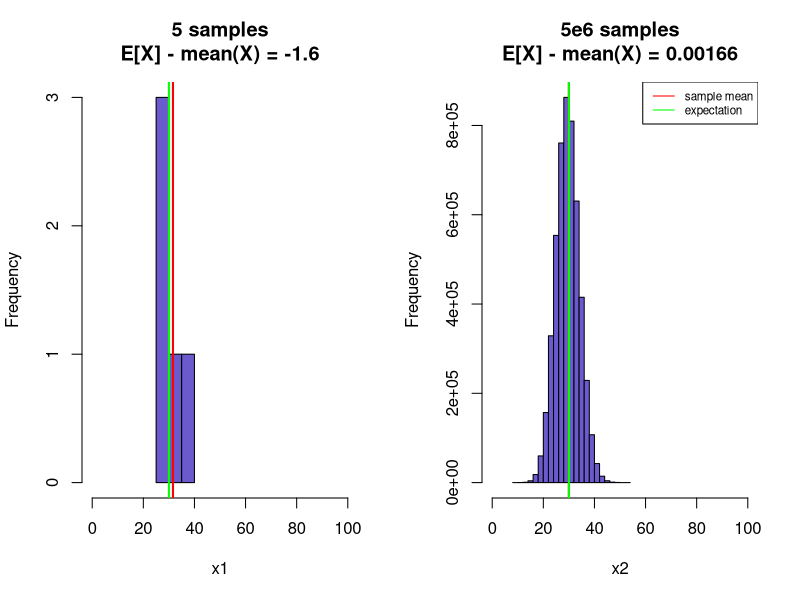
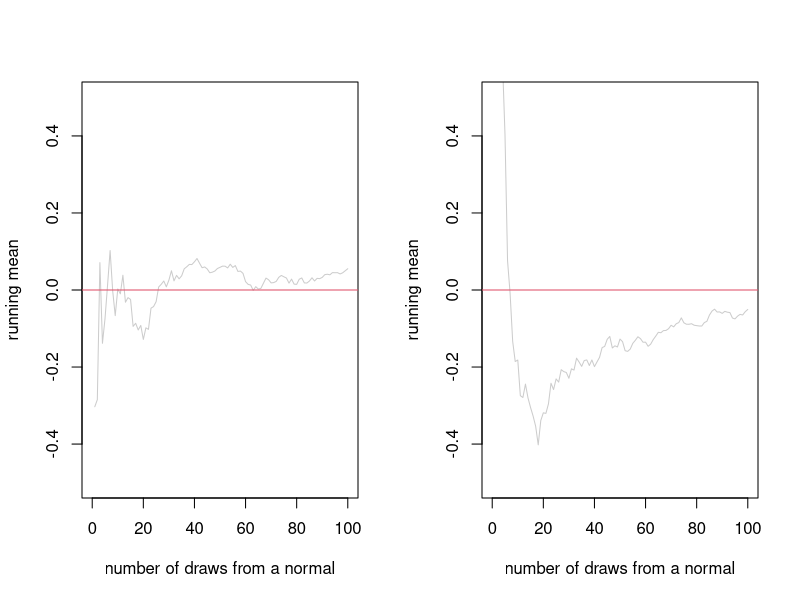
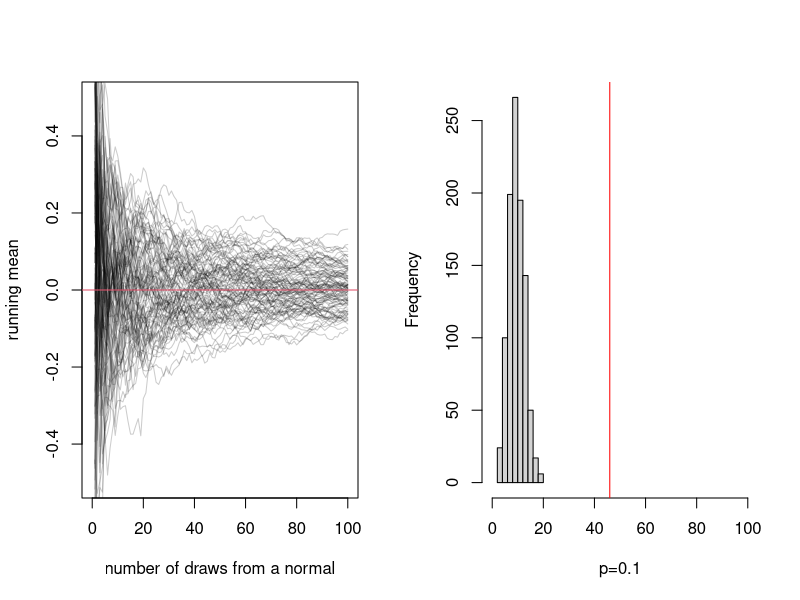
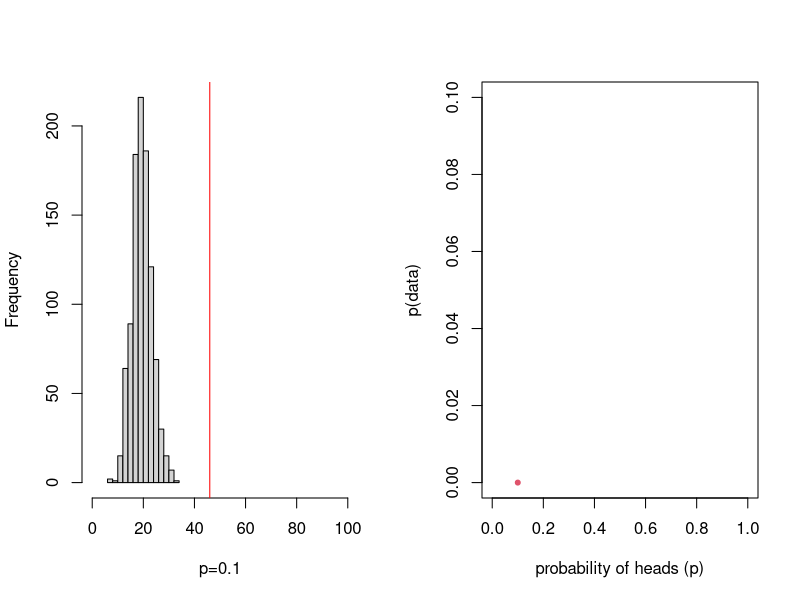
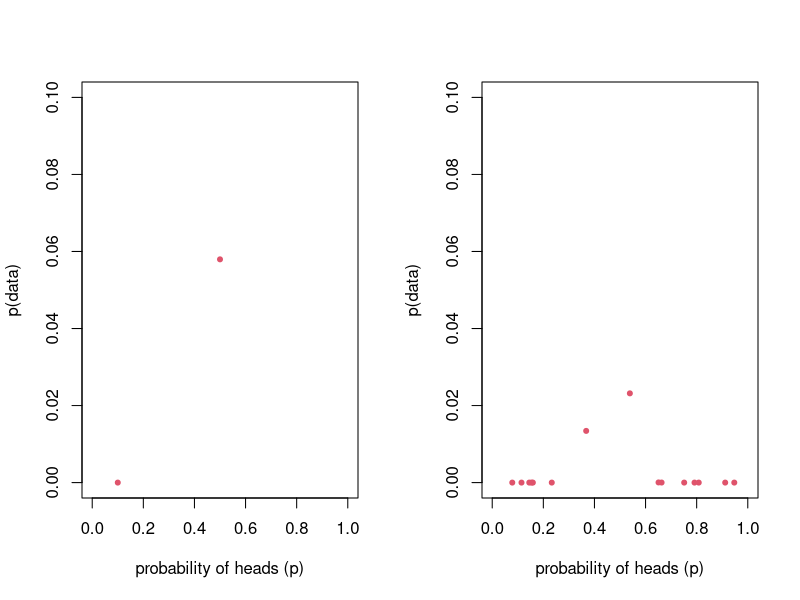
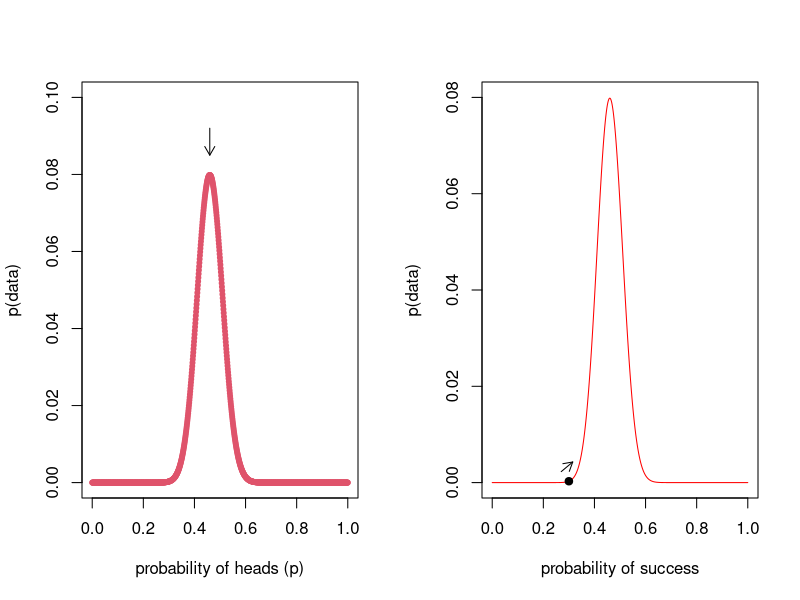
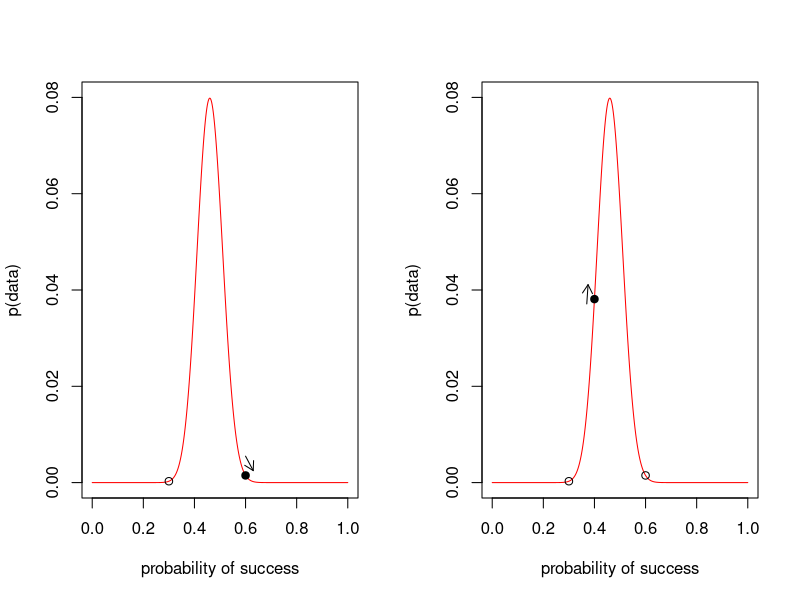
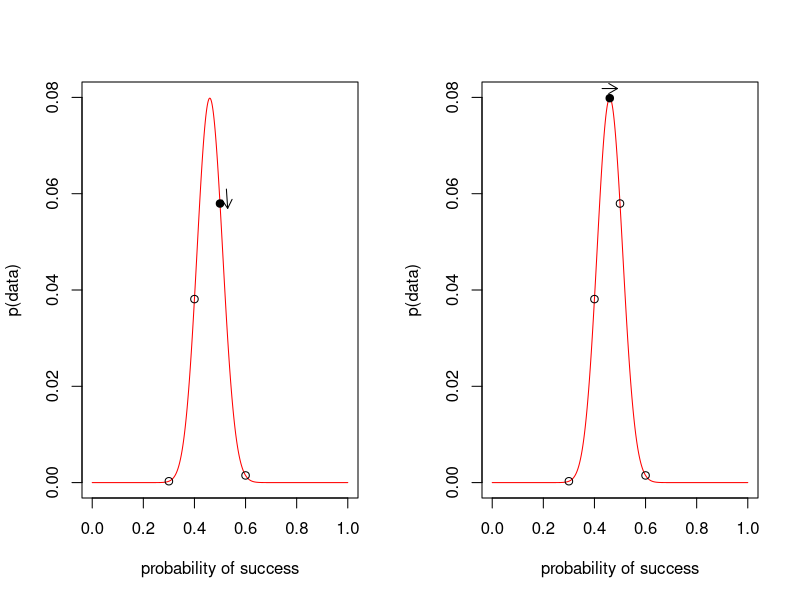

Here is the R script that generated these plots, in order:
## ---- chunk 1
	#set any global options
	options(digits=3)
	set.seed(123)
## ---- chunk 2
par(mfrow=c(1,2))
	x1 <- rbinom(5,size=100,prob=0.3)
	x2 <- rbinom(5e6,size=100,prob=0.3)
		hist(x1,col="slateblue",main=sprintf("5 samples\nE[X] - mean(X) = %s",signif(30-mean(x1),3)),xlim=c(0,100))
			abline(v=mean(x1),col="red",lwd=2)
			abline(v=100*0.3,col="green",lwd=2)
		hist(x2,col="slateblue",main=sprintf("5e6 samples\nE[X] - mean(X) = %s",signif(30-mean(x2),3)),xlim=c(0,100))
			abline(v=mean(x2),col="red",lwd=2)
			abline(v=100*0.3,col="green",lwd=2)
		legend(x="topright",lty=1,col=c("red","green"),legend=c("sample mean","expectation"),cex=0.7)
## ---- chunk 3
	draw.running.mean <- function(r,n){
		replicate(r,{
			x1 <- rnorm(n,mean=0,sd=0.5)
			x1.mean <- cumsum(x1)/(1:n)
			lines(1:n,x1.mean,col=adjustcolor(1,0.2))
		})
		return(invisible(0))
	}
	n <- 1e2
	plot(0,xlim=c(0,n),ylim=c(-0.5,0.5),type='n',
			xlab="number of draws from a normal",
			ylab="running mean")
		draw.running.mean(r = 1,n = 100)
		abline(h=0,col=2)
## ---- chunk 4
	n <- 1e2
	plot(0,xlim=c(0,n),ylim=c(-0.5,0.5),type='n',
			xlab="number of draws from a normal",
			ylab="running mean")
		draw.running.mean(r = 1,n = 100)
		abline(h=0,col=2)
## ---- chunk 5

	n <- 1e2
	plot(0,xlim=c(0,n),ylim=c(-0.5,0.5),type='n',
			xlab="number of draws from a normal",
			ylab="running mean")
		draw.running.mean(r = 100,n = n)
		abline(h=0,col=2)
## ---- chunk 6
n.heads <- 46
## ---- chunk 7
hist(rbinom(n=1000, size=100, prob=0.1), main="", xlab = 'p=0.1', xlim = c(0,100))
abline(v=46, col="red")
## ---- chunk 8
hist(rbinom(n=1000, size=100, prob=0.2), main="", xlab = 'p=0.1', xlim = c(0,100))
abline(v=46, col="red")
## ---- chunk 9
	p <- 0.1
	plot(p,dbinom(x=n.heads,size=100,p=p),xlim=c(0,1),ylim=c(0,0.1), xlab="probability of heads (p)",ylab="p(data)", pch=20,col=2)
## ---- chunk 10
	# calculate likelihood of the data if p = 0.1
	p <- c(0.1,0.5)
	plot(p,dbinom(x=n.heads,size=100,p=p), xlim=c(0,1),ylim=c(0,0.1),, xlab="probability of heads (p)",ylab="p(data)", pch=20,col=2)
## ---- chunk 11
	p <- runif(15,min=0,max=1)
	plot(p,dbinom(x=n.heads,size=100,p=p), xlim=c(0,1),ylim=c(0,0.1), xlab="probability of heads (p)",ylab="p(data)", pch=20,col=2)
## ---- chunk 12
	p <- seq(0,1,length.out=1e3) 
	plot(p,dbinom(x=n.heads,size=100,p=p), xlim=c(0,1),ylim=c(0,0.1), xlab="probability of heads (p)",ylab="p(data)", pch=20,col=2)
	arrows(x0=0.46,x1=0.46,y0=0.092,y1=0.085,length=0.1)
## ---- chunk 13
	# calculate likelihood of the data if p = 0.1
	p <- seq(0,1,length.out=1e3)
	plot(p,dbinom(x=n.heads,size=100,p=p),
		xlim=c(0,1),ylim=c(0,0.08),
		xlab="probability of success",ylab="p(data)",
		type='n')
		lines(p,dbinom(x=n.heads,size=100,p=p),col="red")
	 points(0.3,dbinom(x=n.heads,size=100,p=0.3),pch=19)
	 arrows(x0 = 0.3-0.03,x1 = 0.3 + 0.015,
	 		y0 = dbinom(x=n.heads,size=100,p=0.3) + 0.002,
	 		y1 = dbinom(x=n.heads,size=100,p=0.3) + 0.004,length=0.1)
## ---- chunk 14
	# calculate likelihood of the data if p = 0.1
	plot(p,dbinom(x=n.heads,size=100,p=p),
		xlim=c(0,1),ylim=c(0,0.08),
		xlab="probability of success",ylab="p(data)",
		type='n')
		lines(p,dbinom(x=n.heads,size=100,p=p),col="red")
	 points(0.3,dbinom(x=n.heads,size=100,p=0.3))
	 points(0.6,dbinom(x=n.heads,size=100,p=0.6),pch=19)
	 arrows(x0 = 0.6,x1 = 0.6 + 0.03,
	 		y0 = dbinom(x=n.heads,size=100,p=0.6) + 0.004,
	 		y1 = dbinom(x=n.heads,size=100,p=0.6) + 0.001,length=0.1)
## ---- chunk 15
	# calculate likelihood of the data if p = 0.1
	plot(p,dbinom(x=n.heads,size=100,p=p),
		xlim=c(0,1),ylim=c(0,0.08),
		xlab="probability of success",ylab="p(data)",
		type='n')
		lines(p,dbinom(x=n.heads,size=100,p=p),col="red")
	 points(0.3,dbinom(x=n.heads,size=100,p=0.3))
	 points(0.6,dbinom(x=n.heads,size=100,p=0.6))
	 points(0.4,dbinom(x=n.heads,size=100,p=0.4),pch=19)
	 arrows(x0 = 0.4-0.03,x1 = 0.4 - 0.025,
	 		y0 = dbinom(x=n.heads,size=100,p=0.4) - 0.001,
	 		y1 = dbinom(x=n.heads,size=100,p=0.4) + 0.003,length=0.1)
## ---- chunk 16
	# calculate likelihood of the data if p = 0.1
	plot(p,dbinom(x=n.heads,size=100,p=p),
		xlim=c(0,1),ylim=c(0,0.08),
		xlab="probability of success",ylab="p(data)",
		type='n')
		lines(p,dbinom(x=n.heads,size=100,p=p),col="red")
	 points(0.3,dbinom(x=n.heads,size=100,p=0.3))
	 points(0.6,dbinom(x=n.heads,size=100,p=0.6))
	 points(0.4,dbinom(x=n.heads,size=100,p=0.4))
	 points(0.5,dbinom(x=n.heads,size=100,p=0.5),pch=19)
	 arrows(x0 = 0.5+0.025,x1 = 0.5 + 0.03,
	 		y0 = dbinom(x=n.heads,size=100,p=0.5) + 0.003,
	 		y1 = dbinom(x=n.heads,size=100,p=0.5) - 0.001,length=0.1)
## ---- chunk 17
	# calculate likelihood of the data if p = 0.1
	plot(p,dbinom(x=n.heads,size=100,p=p),
		xlim=c(0,1),ylim=c(0,0.08),
		xlab="probability of success",ylab="p(data)",
		type='n')
		lines(p,dbinom(x=n.heads,size=100,p=p),col="red")
	 points(0.3,dbinom(x=n.heads,size=100,p=0.3))
	 points(0.6,dbinom(x=n.heads,size=100,p=0.6))
	 points(0.4,dbinom(x=n.heads,size=100,p=0.4))
	 points(0.5,dbinom(x=n.heads,size=100,p=0.5))
	 points(0.46,dbinom(x=n.heads,size=100,p=0.46),pch=19)
	 arrows(x0 = 0.46-0.03,x1 = 0.46 + 0.03,
	 		y0 = dbinom(x=n.heads,size=100,p=0.46) + 0.002,
	 		y1 = dbinom(x=n.heads,size=100,p=0.46) + 0.002,length=0.1)
## ---- chunk 18
p <- seq(0,1,length.out=1000)
likelihoods <- dbinom(x=37,size=57,p=p)
p[which.max(likelihoods)]
## ---- chunk 19
plot(p,likelihoods,xlab="p(heads)",ylab="p(data)")
	abline(v=p[which.max(likelihoods)],col=2)
	legend(x="topleft",lty=1,col=2,legend="MLE")
## ---- chunk 20
	l.binom <- function(p){
		binom.prob <- dbinom(x=46,size=100,prob=p)
		return(binom.prob)
	}
	mle <- optimize(f = l.binom,lower=0,upper=1,maximum=TRUE)
## ---- chunk 21
	plot(p,dbinom(x=n.heads,size=100,p=p),
		 xlab="probability of success",ylab="p(data)",type='n')
	lines(p,dbinom(x=n.heads,size=100,p=p),col="red")
	points(mle$maximum,mle$objective,pch=8,cex=2)
## ---- chunk 22
n.heads <- c(46,47,48)
## ---- chunk 23
dbinom(x=46, size=100, prob=0.5) * 
dbinom(x=47, size=100, prob=0.5) * 
dbinom(x=48, size=100, prob=0.5)
prod(dbinom(x=c(46,47,48) ,size=100, prob=0.5))
## ---- chunk 24
myObservations = rbinom(10,size=100,prob=0.5)
prod(dbinom(x=myObservations,size=100,prob=0.5))
## ---- chunk 25
myObservations = rbinom(50,size=100,prob=0.5)
prod(dbinom(x=myObservations,size=100,prob=0.5))
## ---- chunk 26
myObservations = rbinom(500,size=100,prob=0.5)
prod(dbinom(x=myObservations,size=100,prob=0.5))
## ---- chunk 27
heads <- rbinom(10,size=100,prob=0.5)
probs <- seq(0,1,length.out=50)
likelihood <- unlist(lapply(probs,function(p){prod(dbinom(heads,100,p))}))
log.likelihood <- unlist(lapply(probs,function(p){sum(dbinom(heads,100,p,log=TRUE))}))

par(mfrow=c(1,2))
	plot(probs,likelihood,main="likelihood",pch=20,xlab="p(heads)",ylab="likelihood")
	plot(probs,log.likelihood,main="log likelihood",pch=20,xlab="p(heads)",ylab="log likelihood")
## ---- chunk 28
n.heads <- rbinom(n=1e4,size=100,prob=0.7)
probs <- seq(0.001,0.999,length.out=50)
lnL1 <- sapply(probs,function(p){
			sum(dbinom(n.heads[1:100],100,p,log=TRUE))})

lnL2 <- sapply(probs,function(p){
			sum(dbinom(n.heads[1:1000],100,p,log=TRUE))})

lnL3 <- sapply(probs,function(p){
			sum(dbinom(n.heads[1:10000],100,p,log=TRUE))})
## ---- chunk 29
plot(probs,lnL1,ylab="log likelihood",ylim=c(-2e5,5e4),type='n')
	abline(v=0.7,col=1,lty=2)
legend(x="topleft",lty=1,lwd=3,
		col=c("blue","purple","red"),
		legend=c("n=1e2","n=1e3","n=1e4"))
## ---- chunk 30
plot(probs,lnL1,ylab="log likelihood",ylim=c(-2e5,5e4),type='n')
	abline(v=0.7,col=1,lty=2)
	lines(probs,lnL1,col="blue")
	lines(probs,lnL2,col="purple")
	lines(probs,lnL3,col="red")
legend(x="topleft",lty=1,lwd=3,
		col=c("blue","purple","red"),
		legend=c("n=1e2","n=1e3","n=1e4"))
